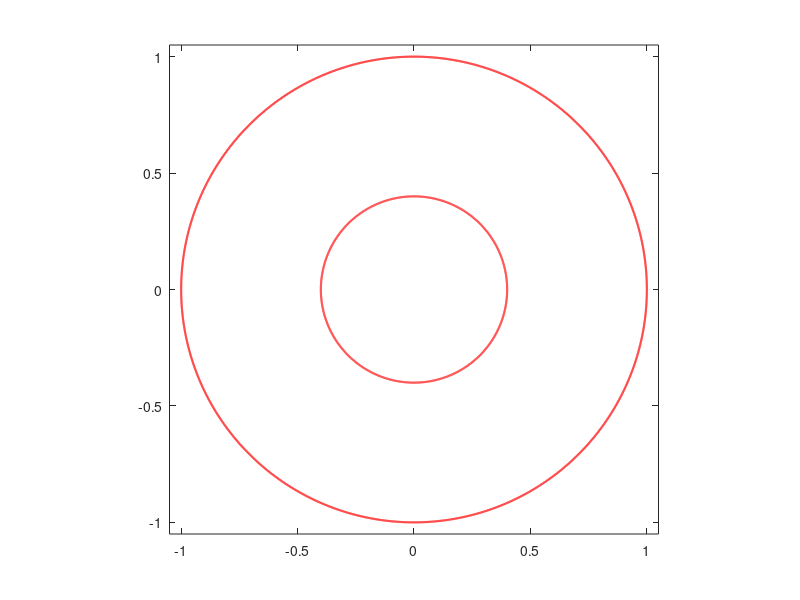

This figure's MATLAB source: (Note: this script raises an error after producing the figure.)
clear
clc
addpath ../bie; addpath ../fmm; addpath ../maps;
%%
n         =   2^12
t         =   (0:2*pi/n:2*pi-2*pi/n).';
%% 
rad       =   [0.4 ];
cen       =   [0.0 ];
theth     =   [0      ;   0    ];
thetv     =   [pi/2   ;   pi/2 ];
%%
m = length(rad);
% 
et(1:n,1)   =   exp(i.*t);et(1)=1;et(n/4+1)=i;et(n/2+1)=-1;
etp(1:n,1)  =   i.*exp(i.*t);
%%
for k=1:m
    Jk = 1+k*n:(k+1)*n;
    et(Jk,1)    =  cen(k)+rad(k)*exp(-i*t);
    etp(Jk,1)   =      -i*rad(k)*exp(-i*t);
end
%%
%%
figure;
hold on; box on
for k=1:m+1
    crv = et(1+(k-1)*n:k*n);crv(n+1)=crv(1);
    plot(real(crv),imag(crv),'-r','LineWidth',1.5);
end 
axis equal
axis([-1.05  1.05  -1.05   1.05])
% print -dpdf  fig1_im_one
%%
alpha =  i*sqrt(rad);
mapv  =  strslitmap(et,etp,alpha,n,thetv);
maph  =  strslitmap(et,etp,alpha,n,theth);
%
zetvo =  mapv.zet; zetvo = zetvo-mean(zetvo);
zetho =  maph.zet; zetho = zetho-mean(zetho); 
%%
figure;
hold on; box on
% 
for k=1:m+1
    crv = zetho(1+(k-1)*n:k*n);crv(n+1)=crv(1);
    plot(real(crv),imag(crv),'-b','LineWidth',1.5);
    crv = zetvo(1+(k-1)*n:k*n);crv(n+1)=crv(1);
    plot(real(crv),imag(crv),'-r','LineWidth',1.5);
end 
axis equal
axis([-3  3  -3   3])
%%
% 
%     
U    =  2;
zetv =  zetvo;
zeth = (1-U).*zetho;
zmap =  (zetv-zeth)/U;
%% 
zeto  =  zmap(1:n);
zetop =  derfft(real(zeto))+i*derfft(imag(zeto));
Area  = -(2*pi/n)*sum(real(zeto).*imag(zetop));
%
zmap =  sqrt(pi/Area)*zmap;
zet1  =  zmap(1:n);
zet1p =  derfft(real(zet1))+i*derfft(imag(zet1));
zet2  =  zmap(n+1:2*n);
zet2p =  derfft(real(zet2))+i*derfft(imag(zet2));
%
etb   =  [zet1  ; zet2  ];
etbp  =  [zet1p ; zet2p ];
% 
mapb  =  strslitmap(etb,etbp,inf,n,theth);
zet   =  mapb.zet;
fetb  =  mapb.fet;
%%

%% 
[xh  , yh]  =  meshgrid([-4.0:0.005:4.0],[-3.0:0.005:3.0]);
zho         =  xh+i.*yh;
[mh,nh]     =  size(zho);
%
for j=1:2
    Jk = 1+(j-1)*n:j*n;
    [in,on] = inpolygon(real(zho),imag(zho),real(etb(Jk)),imag(etb(Jk)));
    zho(in) = NaN+i*NaN;
    zho(on) = NaN+i*NaN;
end
zhovo  =  zho(:);
zhov   =  zhovo(abs(zhovo)>=0).';
%
whov   =  zhov+fcau(etb,etbp,fetb,zhov,n,0);
whovo  =  (NaN+i*NaN).*ones(size(zhovo));
whovo(abs(zhovo)>=0) = whov.';
wzo    =  (NaN+i*NaN).*ones(size(zho));
wzo(:) =   whovo;
%%
figure(3);clf
set(groot,'defaultAxesTickLabelInterpreter','latex');  
set(groot,'defaulttextinterpreter','latex');
set(groot,'defaultLegendInterpreter','latex');
hold on; box on
%
cntv0  =  [0,0.3,0.4575,0.55,0.85,1.15,1.5,1.8,2.1,2.4,2.7];
cntv   =  [cntv0, -cntv0];
[cnt1,cnt2] = contour(real(zho),imag(zho),imag(wzo),cntv,'b','LineWidth',1.0);
% 
for k=1:m+1
    crv = etb(1+(k-1)*n:k*n);crv(n+1)=crv(1);
    plot(real(crv),imag(crv),'-k','LineWidth',2);
end 
% plot(real(zho),imag(zho),'.r','LineWidth',1.5);
axis([-3  3  -3.0   3.0])
% 
%
set(gca,'FontSize',14)
axis square
set(gca,'LooseInset',get(gca,'TightInset'))
grid on; 
ax=gca; 
set(ax,'xminorgrid','on','yminorgrid','on')
ax.GridAlpha=0.25; ax.MinorGridAlpha=0.25;
print -depsc FigCrowdy3
%%
